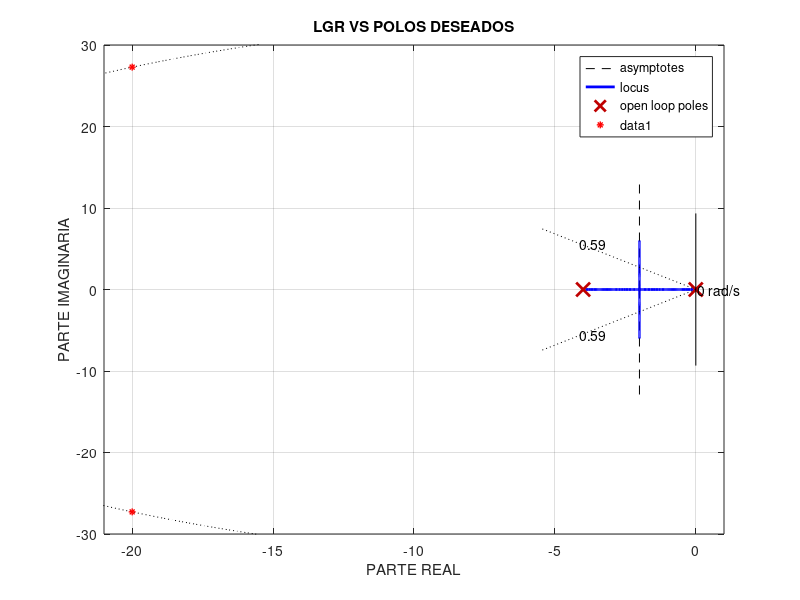

Source code (MATLAB): (Note: this script raises an error after producing the figure.)
%% Limpieza

close all;
clear;
clc;

% Formato largo para coma flotante
format long;

%% Defginicion de la variable de laplace y el sistema a controlar

% Variable de Laplace
s = tf('s');

% Valores dados
K = 2.5;
T = 0.25;
% Planta
G = (K)/(s*(T*s + 1));
H = 1;

[num,den] = tfdata(G,'v');

polos_LA = pole(G*H);
ceron_LA = zero(G*H);

%% Especificaciones

xi = 0.5912;
Mp = 100 * (exp((-xi*pi)/(sqrt(1-xi^2))));

ts = 0.2;
Wn = (4)/(xi*ts);

% Polos deseados
Pd1 = -xi*Wn + 1i * Wn * sqrt(1-xi^2);
Pd2 = -xi*Wn - 1i * Wn * sqrt(1-xi^2);

%% Comprobacion grafica posibilidad de regular con una K

figure('Name','LGR VS Polos Deseados');
rlocus(G*H);
sgrid(xi,Wn);
axis([-21 1 -30 30]);
hold on;
plot([real(Pd1) real(Pd2)],[imag(Pd1) imag(Pd2)],'r*', 'MarkerSize', 5, ...
    'LineWidth', 1)
title('LGR VS POLOS DESEADOS');
xlabel('PARTE REAL');
ylabel('PARTE IMAGINARIA');

fprintf(['Se ve en el grafico que no podrias situar los polos sobre el LGR\n ' ...
    'con una simple gangncia ya que las ramas estan situadas en -2 y los\n ' ...
    'polos deseados en -20, hay ue modificar el LGR para que las ramas\n ' ...
    'pasen por los polos deseados\n\n'])

%% Diseno compensador de adelanto

% Distancias
Pd1_real = abs(real(Pd1));
Pd1_imag = abs(imag(Pd1));

b_adelanto = Pd1_real;

alpha = 66.62418;
gamma = 90;
bheta = 180-gamma-alpha;

h = (Pd1_imag)/(sind(bheta));
y = cosd(bheta) * h;

a_adelanto = y + Pd1_real;

% FDT compensador

G_com_Adelanto_sin_K = (s + b_adelanto)/(s + a_adelanto);

% Ajuste de ganancia

[K_rlocfind,polos_lc_rlocfind] = rlocfind(G_com_Adelanto_sin_K*G*H,Pd1);

fdt_LC = feedback(K_rlocfind*G_com_Adelanto_sin_K*G,H);

ceros_LC = zero(fdt_LC);

fprintf('Los polos en lazo cerrado son;\n');
for n=1:length(polos_lc_rlocfind)
    fprintf('Polo %d: %.4f + %.4fi\n', n, real(polos_lc_rlocfind(n)), imag(polos_lc_rlocfind(n)));
end

fprintf('\n');

fprintf('Los ceros en lazo cerrado son;\n');
for n=1:length(ceros_LC)
    fprintf('Cero %d: %.4f + %.4fi\n', n, real(ceros_LC(n)), imag(ceros_LC(n)));
end
fprintf('\n');
fprintf(['A la vista de los polos y ceros que se calculan en lazo cerrado\n ' ...
    'creo que si se cumpliran la especificaciones porque los polos deseados\n ' ...
    'parecen ser domianntes sobre el tercer polo de -47.1288 + 0i\n\n']);

%% Eleccion del periodo de muestreo

% Tenemos una respuesta con sobre impulso asi que es similar a una
% respuesta de un sistema de segundo orden por ello usamos h = 2pi/20Wn

h_digitalizacion = (2*pi)/(20*Wn);

fprintf('Periodo de muestreo h = %.8f s\n\n',h_digitalizacion);

%% Analisis en el ambito de la frecuencia

figure('Name','Respuesta ambito de la frecuencia');
margin(fdt_LC);
[MG,MF, wcg, wcf] = margin(fdt_LC);
anchoBanda = bandwidth(fdt_LC);

MG_dB = 20*log10(MG);
fprintf('El MG es: %.4f dB\n',MG_dB);
fprintf('La wcg: %.4f rads/s\n',wcg);
fprintf('El MF es: %.4f grados\n',MF);
fprintf('La wcf: %.4f rads/s\n',wcf);


fprintf(['Segun se puede ver en el grafico del analisis el MG y el MF son\n' ...
    'positivos por lo tanto el sistema es estable\n'])
fprintf('El ancho de banda es: %.4f rads/s\n',anchoBanda);




